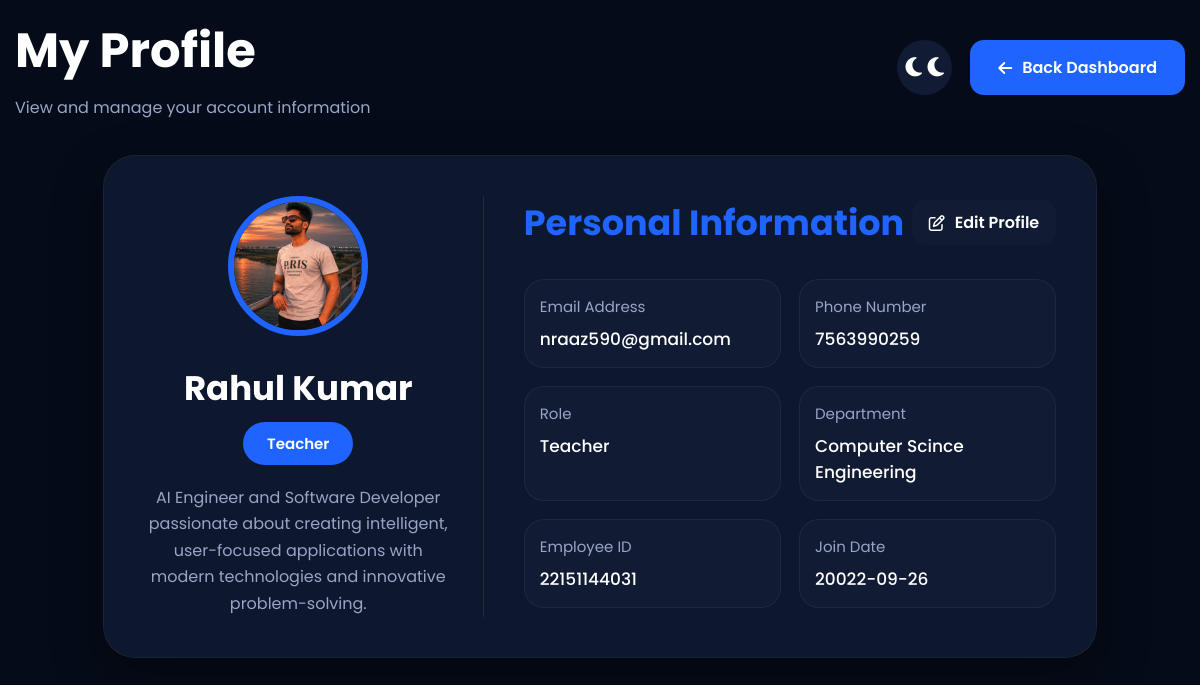
Screenshot of /profile (signed in) with the database file from the repository.
### tables this page shows
CREATE TABLE users(

        id INTEGER PRIMARY KEY AUTOINCREMENT,

        role TEXT,

        full_name TEXT,

        username TEXT UNIQUE,

        email TEXT,

        password TEXT,

        dob TEXT,

        department TEXT,

        school_name TEXT,

        phone TEXT,

        profile_image TEXT DEFAULT 'default.png',

        education_type TEXT,

        stream TEXT,

        specialization TEXT,

        board TEXT,

        branch TEXT,

        semester TEXT

    , employee_id TEXT, join_date TEXT, bio TEXT);

### app.py (the view)
@app.route("/profile")
def profile():
    if "user" not in session:
        return redirect("/")
    user = get_user(session["user"])
    return render_template(
        "profile.html",
        user=user
    )

### database.py (called while the page is built)
def get_user(username):
    conn = sqlite3.connect("students.db")
    conn.row_factory = sqlite3.Row
    cursor = conn.cursor()
    cursor.execute("""

    SELECT *

    FROM users

    WHERE username=?

    """,(username,))
    user = cursor.fetchone()
    conn.close()
    return user

### templates/profile.html (shortened to what this page needs)
<!DOCTYPE html>
<html lang="en">
<head>
<link rel="stylesheet"
href="{{ url_for('static',
filename='css/profile.css') }}">
<link rel="stylesheet"
href="{{ url_for('static',
filename='fontawesome/css/all.min.css') }}">
</head>
<body>
<div class="profile-page">
    <div class="profile-header">
        <div>
            <h1>
                My Profile
            </h1>
            <p>
                View and manage your
                account information
            </p>
        </div>
        <div class="header-right">
            <button class="theme-btn"
            onclick="toggleTheme()">
                <i class="fa-solid fa-moon">  🌙</i>
            </button>
            <a href="/dashboard"
            class="back-btn">
                <i class="fa-solid fa-arrow-left"></i>
                Back Dashboard
            </a>
        </div>
    </div>
    <div class="profile-card">
        <div class="profile-left">
            {% if user['profile_image'] %}
            <img src="{{ url_for('static',
            filename='uploads/' + user['profile_image']) }}">
            {% else %}
            <img src="{{ url_for('static',
            filename='images/user.png') }}">
            {% endif %}
            <h2>
                {{ user['full_name'] }}
            </h2>
            <span>
                {{ user['role'] }}
            </span>
            {% if user['bio'] %}
            <p>
                {{ user['bio'] }}
            </p>
            {% else %}
            <p>
                Dedicated educator with passion
                for student success and
                performance analysis.
            </p>
            {% endif %}
        </div>
        <div class="profile-right">
            <div class="info-header">
                <h3>
                    Personal Information
                </h3>
                <a href="/edit-profile"
                class="edit-btn">
                    <i class="fa-regular fa-pen-to-square"></i>
                    Edit Profile
                </a>
            </div>
            <div class="info-grid">
                <div class="info-item">
                    <label>
                        Email Address
                    </label>
                    <p>
                        {{ user['email'] }}
                    </p>
                </div>
                <div class="info-item">
                    <label>
                        Phone Number
                    </label>
                    <p>
                        {% if user['phone'] %}
                            {{ user['phone'] }}
                        {% else %}
                            Not Added
                        {% endif %}
                    </p>
                </div>
                <div class="info-item">
                    <label>
                        Role
                    </label>
                    <p>
                        {{ user['role'] }}
                    </p>
                </div>
                <div class="info-item">
                    <label>
                        Department
                    </label>
                    <p>
                        {% if user['department'] %}
                            {{ user['department'] }}
                        {% else %}
                            Not Added
                        {% endif %}
                    </p>
                </div>
                <div class="info-item">
                    <label>
                        Employee ID
                    </label>
                    <p>
                        {% if user['employee_id'] %}
                            {{ user['employee_id'] }}
                        {% else %}
                            Not Added
                        {% endif %}
                    </p>
                </div>
                <div class="info-item">
                    <label>
                        Join Date
                    </label>
                    <p>
                        {% if user['join_date'] %}
                            {{ user['join_date'] }}
                        {% else %}
                            Not Added
                        {% endif %}
                    </p>
                </div>
            </div>
        </div>
    </div>
</div>
</body>
</html>

### static/css/profile.css (style rules this page uses)
* { margin:0; padding:0; box-sizing:border-box; }
body { font-family:'Poppins',sans-serif; background:#050b18; color:white; min-height:100vh; padding:15px; transition:0.3s; overflow-x:hidden; }
.profile-page { width:100%; max-width:1450px; margin:auto; }
.profile-header { display:flex; justify-content:space-between; align-items:center; margin-bottom:35px; }
.profile-header h1 { font-size:48px; font-weight:700; color:white; }
.profile-header p { color:#9aa4c7; margin-top:8px; }
.header-right { display:flex; align-items:center; gap:18px; }
.theme-btn { width:55px; height:55px; border:none; border-radius:50%; background:#111c34; color:white; font-size:22px; cursor:pointer; transition:0.3s; }
.back-btn { padding:15px 28px; background:#1f64ff; color:white; text-decoration:none; border-radius:14px; font-weight:600; display:flex; align-items:center; gap:10px; transition:0.3s; }
.profile-card { background:#0d172d; width:85%; margin: auto auto; border-radius:32px; padding:40px; display:grid; grid-template-columns:340px 1fr; gap:40px; border:1px solid rgba(255,255,255,0.05); box-shadow: 0 20px 50px rgba(0,0,0,0.35); transition:0.3s; }
.profile-left { text-align:center; border-right:1px solid rgba(255,255,255,0.08); padding-right:30px; }
.profile-left img { width:140px; height:140px; border-radius:50%; object-fit:cover; border:6px solid #1f64ff; margin-bottom:20px; transition:0.3s; }
.profile-left h2 { font-size:34px; margin-bottom:8px; }
.profile-left span { display:inline-block; background:#1f64ff; padding:10px 24px; border-radius:40px; font-size:15px; font-weight:600; margin-bottom:20px; }
.profile-left p { color:#9aa4c7; line-height:1.65; font-size:16px; }
.info-header { display:flex; justify-content:space-between; align-items:center; margin-bottom:30px; }
.info-header h3 { font-size:35px; color:#1f64ff; }
.edit-btn { background:#111c34; color:#ffffff; padding:10px 17px; border-radius:14px; text-decoration:none; display:flex; align-items:center; gap:10px; font-weight:600; transition:0.3s; }
.info-grid { display:grid; grid-template-columns:1fr 1fr; gap:18px; }
.info-item { background:#111c34; border-radius:20px; padding:15px; border:1px solid rgba(255,255,255,0.05); transition:0.3s; }
.info-item label { display:block; color:#9aa4c7; margin-bottom:8px; font-size:15px; }
.info-item p { font-size:17px; font-weight:500; color:white; word-break:break-word; }

### rows the page displays
users: profile_image (placeholder picture), full_name "Rahul Kumar", role "Teacher", bio "AI Engineer and Software Developer passionate about creating intelligent, user-focused applications with modern technologies and innovative problem-solving.", email "nraaz590@gmail.com", phone "7563990259", department "Computer Scince Engineering", employee_id "22151144031", join_date "20022-09-26"
